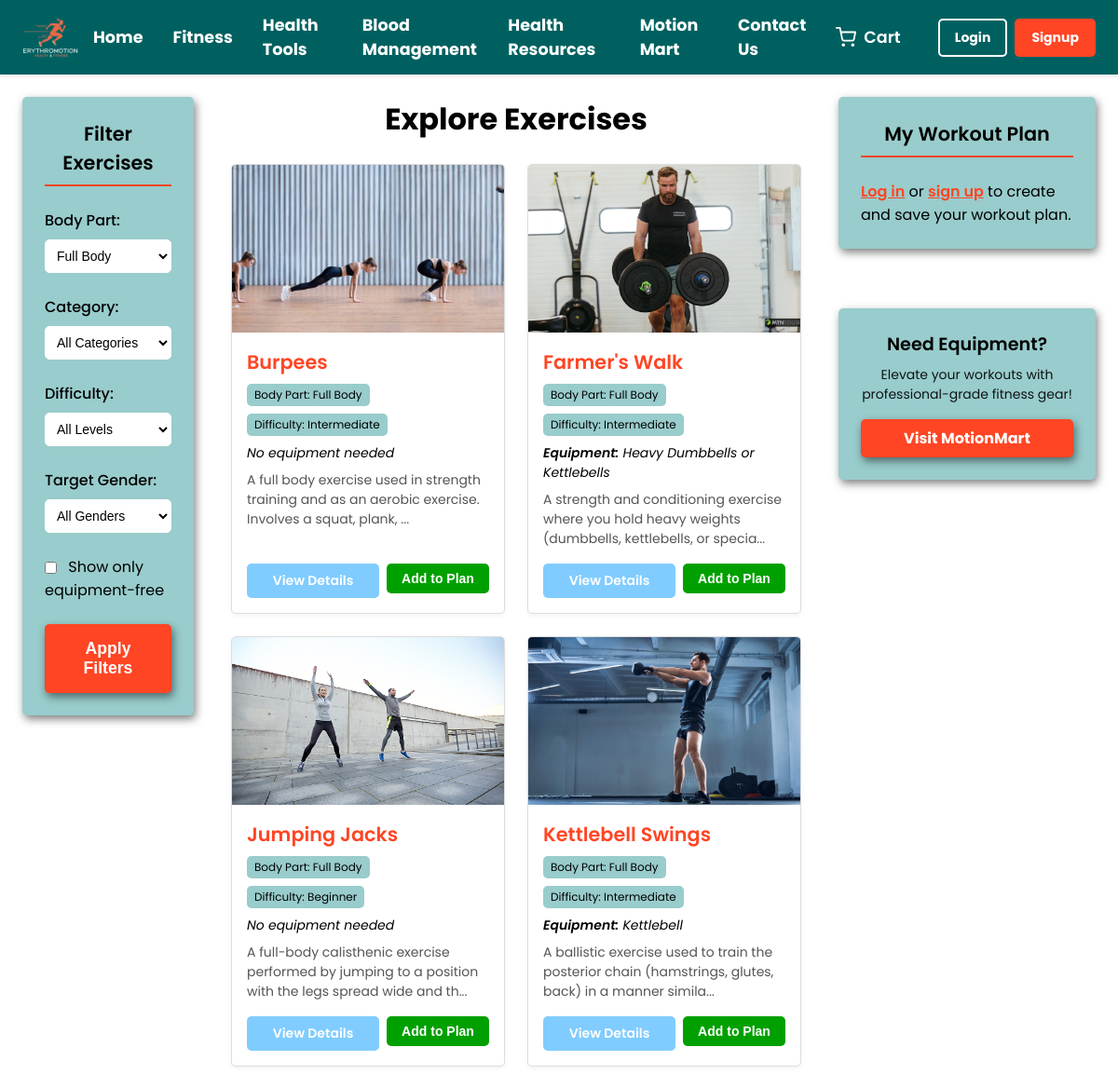
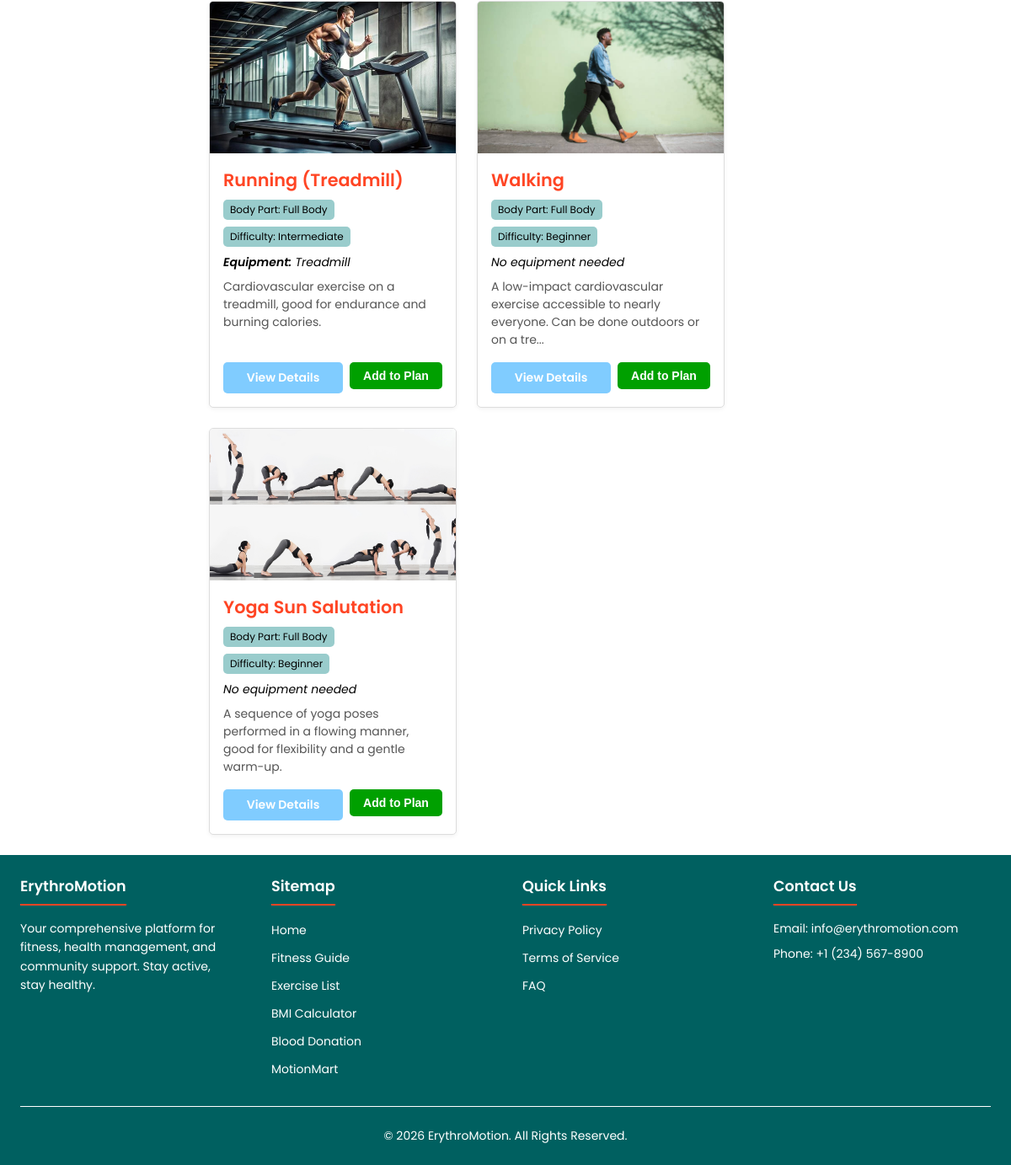
/exercise.php?body_part=Full Body, run on the app's committed database (2 pictures, top to bottom).
### tables this page shows
CREATE TABLE IF NOT EXISTS exercises (
    exercise_id INT AUTO_INCREMENT PRIMARY KEY,
    name VARCHAR(255) NOT NULL,
    description TEXT NULL,
    body_part_targeted VARCHAR(100) NULL,
    category_type VARCHAR(100) NULL,
    difficulty_level ENUM('Beginner', 'Intermediate', 'Advanced') NOT NULL,
    equipment_needed BOOLEAN NOT NULL DEFAULT 0,
    equipment_details VARCHAR(255) NULL,
    image_url VARCHAR(255) NULL,
    video_url VARCHAR(255) NULL,
    gender_target ENUM('Unisex', 'Male', 'Female') DEFAULT 'Unisex',
    notes TEXT NULL,
    is_featured BOOLEAN DEFAULT 0
);

### exercise.php (the view, shortened to what this page needs)
<?php
$root_path_prefix = "";
include __DIR__ . '/includes/db_connect.php';
$current_user_id = $_SESSION['user_id'] ?? null;
$pdo = null;
try {
    $pdo = new PDO("mysql:host=$db_host;dbname=$db_name;charset=utf8mb4", $db_user, $db_pass);
    $pdo->setAttribute(PDO::ATTR_ERRMODE, PDO::ERRMODE_EXCEPTION);
    $pdo->setAttribute(PDO::ATTR_DEFAULT_FETCH_MODE, PDO::FETCH_ASSOC);
} catch (PDOException $e) {
    die("Could not connect to the database: " . $e->getMessage());
}
$page_errors = [];
$sql = "SELECT * FROM exercises WHERE 1=1";
$params = [];
$filter_body_part = $_GET['body_part'] ?? '';
$filter_equipment_free_only = isset($_GET['equipment_free_only']);
if (!empty($filter_body_part)) {
    $sql .= " AND body_part_targeted = :body_part";
    $params[':body_part'] = $filter_body_part;
}
$sql .= " ORDER BY name ASC";
try {
    $stmt = $pdo->prepare($sql);
    $stmt->execute($params);
    $exercises = $stmt->fetchAll();
} catch (PDOException $e) {
    $exercises = [];
    $page_errors[] = "Error fetching exercises: " . $e->getMessage();
}
$user_plan_exercises = [];
$body_parts = ['Chest', 'Back', 'Legs', 'Shoulders', 'Biceps', 'Triceps', 'Abs', 'Full Body'];
?>
<!DOCTYPE html>
<html lang="en">
<head>
    <link rel="stylesheet" href="<?php echo $root_path_prefix; ?>css/variables.css">
    <link rel="stylesheet" href="<?php echo $root_path_prefix; ?>css/navbar.css">
    <link rel="stylesheet" href="<?php echo $root_path_prefix; ?>css/footer.css">
    <link rel="stylesheet" href="<?php echo $root_path_prefix; ?>css/exercise.css">
</head>
<body>
    <?php include __DIR__ . '/includes/navbar.php'; ?>
    <main class="exercise-page-main">
        <div class="exercise-page-layout">
            <aside class="filter-section styled-sidebar-box">
                <h2>Filter Exercises</h2>
                <form method="GET" action="<?php echo $root_path_prefix; ?>exercise.php" class="filter-form">
                    <div class="form-group">
                        <label for="body_part">Body Part:</label>
                        <select name="body_part" id="body_part">
                            <?php foreach ($body_parts as $part): ?>
                                <option value="<?php echo htmlspecialchars($part); ?>" <?php echo ($filter_body_part == $part) ? 'selected' : ''; ?>><?php echo htmlspecialchars($part); ?></option>
                            <?php endforeach; ?>
                        </select>
                    </div>
                    <div class="form-group">
                        <label for="category_type">Category:</label>
                        <select name="category_type" id="category_type">
                            <option value="">All Categories</option>
                        </select>
                    </div>
                    <div class="form-group">
                        <label for="difficulty_level">Difficulty:</label>
                        <select name="difficulty_level" id="difficulty_level">
                            <option value="">All Levels</option>
                        </select>
                    </div>
                    <div class="form-group">
                        <label for="gender_target">Target Gender:</label>
                        <select name="gender_target" id="gender_target">
                            <option value="">All Genders</option>
                        </select>
                    </div>
                    <div class="form-group checkbox-group">
                        <input type="checkbox" name="equipment_free_only" id="equipment_free_only" value="1" <?php echo $filter_equipment_free_only ? 'checked' : ''; ?>>
                        <label for="equipment_free_only">Show only equipment-free</label>
                    </div>
                    <button type="submit" class="filter-button">Apply Filters</button>
                </form>
            </aside>
            <section class="exercise-list-section">
                <h1>Explore Exercises</h1>
                <?php if (empty($exercises)): ?>
                    <p class="no-exercises">No exercises found matching your criteria. Try adjusting the filters!</p>
                <?php else: ?>
                    <div class="exercise-grid">
                        <?php foreach ($exercises as $exercise): ?>
                            <div class="exercise-card">
                                <img src="<?php echo $root_path_prefix; ?><?php echo !empty($exercise['image_url']) ? htmlspecialchars($exercise['image_url']) : 'images/exercises/placeholder.png'; ?>" alt="<?php echo htmlspecialchars($exercise['name']); ?>" class="exercise-image">
                                <div class="exercise-card-content">
                                    <h3><?php echo htmlspecialchars($exercise['name']); ?></h3>
                                    <p class="exercise-meta">
                                        <span>Body Part: <?php echo htmlspecialchars($exercise['body_part_targeted']); ?></span>
                                        <span>Difficulty: <?php echo htmlspecialchars($exercise['difficulty_level']); ?></span>
                                    </p>
                                    <?php if ($exercise['equipment_needed'] && !empty($exercise['equipment_details'])): ?>
                                        <p class="equipment-needed"><strong>Equipment:</strong> <?php echo htmlspecialchars($exercise['equipment_details']); ?></p>
                                    <?php elseif ($exercise['equipment_needed']): ?>
                                        <p class="equipment-needed"><strong>Equipment:</strong> Required</p>
                                    <?php else: ?>
                                        <p class="equipment-free">No equipment needed</p>
                                    <?php endif; ?>
                                    <p class="exercise-description-snippet"><?php echo htmlspecialchars(substr($exercise['description'] ?? '', 0, 100)) . (strlen($exercise['description'] ?? '') > 100 ? '...' : ''); ?></p>
                                    <div class="exercise-actions">
                                        <a href="<?php echo $root_path_prefix; ?>exercise_details.php?id=<?php echo $exercise['exercise_id']; ?>" class="details-button">View Details</a>
                                        <form method="POST" action="<?php echo $root_path_prefix; ?>exercise.php<?php echo htmlspecialchars(empty($_SERVER['QUERY_STRING']) ? '' : '?' . $_SERVER['QUERY_STRING']); ?>" class="add-to-plan-form">
                                            <button type="submit" name="add_to_plan_action" class="add-to-plan-button">Add to Plan</button>
                                        </form>
                                    </div>
                                </div>
                            </div>
                        <?php endforeach; ?>
                    </div>
                <?php endif; ?>
            </section>
            <aside class="right-aside-section">
                <div class="user-plan-content-box styled-sidebar-box">
                    <h2>My Workout Plan</h2>
                    <?php if ($current_user_id): ?>
                        <?php if (!empty($user_plan_exercises)): ?>
                            <ul class="user-plan-list">
                                <?php foreach ($user_plan_exercises as $plan_item): ?>
                                    <li class="user-plan-item">
                                        <span><?php echo htmlspecialchars($plan_item['name']); ?></span>
                                        <form method="POST" action="<?php echo $root_path_prefix; ?>exercise.php<?php echo htmlspecialchars(empty($_SERVER['QUERY_STRING']) ? '' : '?' . $_SERVER['QUERY_STRING']); ?>" class="remove-item-form">
                                            <input type="hidden" name="plan_entry_id_to_remove" value="<?php echo $plan_item['plan_entry_id']; ?>">
                                            <button type="submit" name="remove_from_plan_action" class="remove-item-button" title="Remove exercise">×</button>
                                        </form>
                                    </li>
                                <?php endforeach; ?>
                            </ul>
                            <form method="POST" action="<?php echo $root_path_prefix; ?>exercise.php<?php echo htmlspecialchars(empty($_SERVER['QUERY_STRING']) ? '' : '?' . $_SERVER['QUERY_STRING']); ?>" class="clear-plan-form">
                                <input type="hidden" name="clear_my_plan" value="1">
                                <button type="submit" class="clear-plan-button">Clear My Plan</button>
                            </form>
                        <?php else: ?>
                            <p>Your workout plan is empty. Add some exercises!</p>
                        <?php endif; ?>
                    <?php else: ?>
                        <p><a href="<?php echo $root_path_prefix; ?>login.php?redirect=<?php echo urlencode('exercise.php'); ?>">Log in</a> or <a href="<?php echo $root_path_prefix; ?>signup.php">sign up</a> to create and save your workout plan.</p>
                    <?php endif; ?>
                </div>
                <div class="cta-motionmart-sidebar-box styled-sidebar-box">
                    <h2>Need Equipment?</h2>
                    <p>Elevate your workouts with professional-grade fitness gear!</p>
                    <a href="<?php echo $root_path_prefix; ?>motionmart.php" class="cta-button" id="motionmart-cta-button-sidebar">Visit MotionMart</a>
                </div>
            </aside>
        </div>
    </main>
    <?php include __DIR__ . '/includes/footer.php'; ?>
</body>
</html>

### css/variables.css (style rules this page uses)
:root { --primary-color: #ff4524; --primary-color-darker: #c9361c; --secondary-color: #80ccff; --success-color: #00a000; --error-color: red; --text-color-primary: #000000; --white-text-color: white; --text-color-secondary: #555555; --white: white; --black: black; --background-color: #006060; --background-color-light: #99cccc; --border-color: #ffffff; --font-family-primary: 'Poppins', 'Roboto', 'Segoe UI', Arial, sans-serif; --font-size-base: 16px; --font-size-small: 0.875rem; --font-size-medium: 1.1rem; --font-size-large: 1.7rem; --spacing-unit: 0.5rem; --spacing-xs: var(--spacing-unit); --spacing-sm: calc(var(--spacing-unit) * 2); --spacing-md: calc(var(--spacing-unit) * 3); --spacing-lg: calc(var(--spacing-unit) * 5); --navbar-height: 5rem; --border-radius: 5px; --transition-speed: 0.3s; --box-shadow: 2px 4px 10px rgba(0, 0, 0, 0.5); }

### css/navbar.css (style rules this page uses)
*, *::before, *::after { box-sizing: border-box; margin: 0; padding: 0; }
body { padding-top: var(--navbar-height); font-family: var(--font-family-primary); background-color: var(--white); }

### exercise.php (style rules this page uses)
body { display: flex; flex-direction: column; min-height: 100vh; }
main { flex-grow: 1; }

### data on the page
exercises: image_url (picture), name "Burpees", body_part_targeted "Full Body", difficulty_level "Intermediate", equipment_needed "No equipment needed", description "A full body exercise used in strength training and as an aerobic exercise. Involves a squat, plank,"
exercises: image_url (picture), name "Farmer's Walk", body_part_targeted "Full Body", difficulty_level "Intermediate", equipment_details "Heavy Dumbbells or Kettlebells", description "A strength and conditioning exercise where you hold heavy weights (dumbbells, kettlebells, or specia"
exercises: image_url (picture), name "Jumping Jacks", body_part_targeted "Full Body", difficulty_level "Beginner", equipment_needed "No equipment needed", description "A full-body calisthenic exercise performed by jumping to a position with the legs spread wide and th"
exercises: image_url (picture), name "Kettlebell Swings", body_part_targeted "Full Body", difficulty_level "Intermediate", equipment_details "Kettlebell", description "A ballistic exercise used to train the posterior chain (hamstrings, glutes, back) in a manner simila"
exercises: image_url (picture), name "Running (Treadmill)", body_part_targeted "Full Body", difficulty_level "Intermediate", equipment_details "Treadmill", description "Cardiovascular exercise on a treadmill, good for endurance and burning calories."
exercises: image_url (picture), name "Walking", body_part_targeted "Full Body", difficulty_level "Beginner", equipment_needed "No equipment needed", description "A low-impact cardiovascular exercise accessible to nearly everyone. Can be done outdoors or on a tre"
exercises: image_url (picture), name "Yoga Sun Salutation", body_part_targeted "Full Body", difficulty_level "Beginner", equipment_needed "No equipment needed", description "A sequence of yoga poses performed in a flowing manner, good for flexibility and a gentle warm-up."

### other printed values
form field body_part "Full Body"
